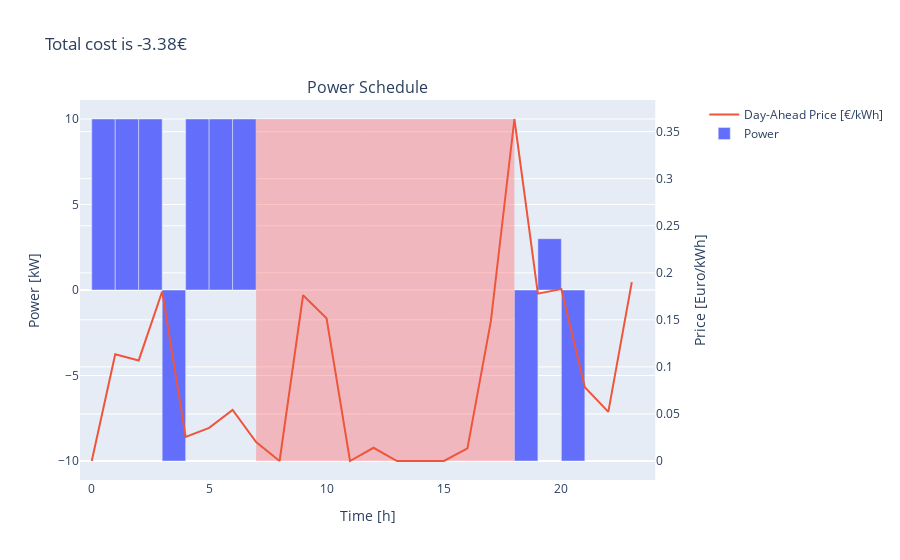
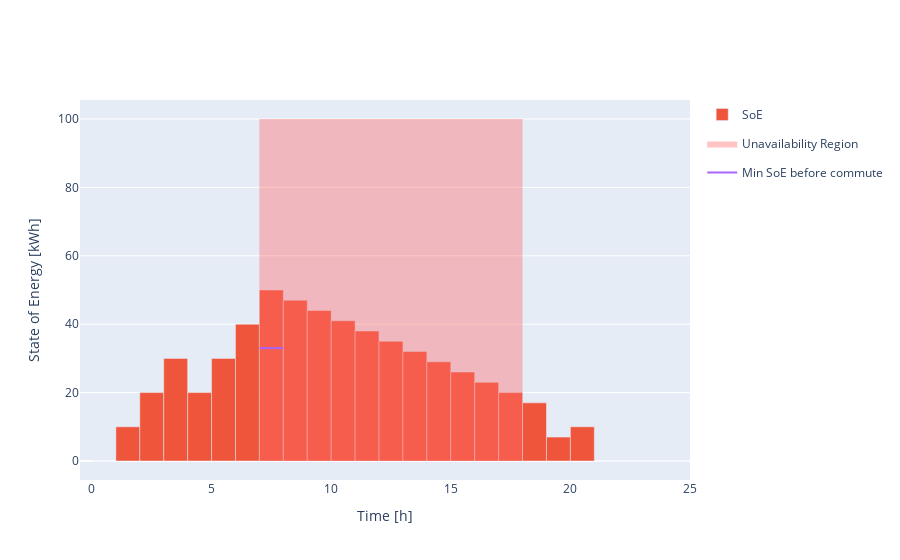

Notebook code cell kept with these figures, in order:
### Markdown cell above
## Your solution

### Code cell
import cvxpy as cp

def optimisation(data: Data, visualize: bool) -> None:
    leaving = data.leave_time
    returning = data.return_time
    # optimization
    charge = cp.Variable((24,), name="charging_power")
    soe = cp.Variable((24,), name="battery_capacity", nonneg=True)

    price = cp.Parameter((24,), name="price", value=data.energy_prices)

    constraints = []
    # 0 capacity at 12
    constraints.append(soe[0] == INIT_SOE)

    # battery constraints
    constraints.append(charge[:] <= MAX_POWER)
    constraints.append(charge[:] >= -MAX_POWER)
    constraints.append(soe[:] <= BATTERY_CAPACITY)
    constraints.append(soe[:] >= 0)

    # charge before leaving
    constraints.append(soe[1:leaving+1] == soe[:leaving] + charge[:leaving] * TIMESTEP_SIZE)
    # charge after returning
    constraints.append(soe[returning+1:] == soe[returning:-1] + charge[returning:-1] * TIMESTEP_SIZE)
    # no charging while EV is gone: 
    constraints.append(charge[leaving:returning] == 0)
    # capacity minus 3 per hour while gone
    constraints.append(soe[leaving+1:returning+1] == soe[leaving:returning] + COMMUTE_POWER  * TIMESTEP_SIZE)
    constraints.append(charge[-1]==0)

    objective = cp.Minimize(cp.sum(cp.multiply(price, charge)))
    problem = cp.Problem(objective=objective, constraints=constraints)
    problem.solve(verbose=False)

    # print(charge.value)
    power_schedule = np.array([int(0) if x<=0.001 and x>=-0.001 else x for x in charge.value])

    solution(power_schedule, data, visualize)


data = Data(seed=42)
optimisation(data, visualize=True)

### Figure 1 — Plotly figure (JSON) as saved in the notebook; plotly's stock layout.template omitted (floating-point values rounded to 4 significant figures)
{"data": [{"name": "Power", "offset": 0, "type": "bar", "width": 1, "xaxis": "x", "y": [10.0, 10.0, 10.0, -10.0, 10.0, 10.0, 10.0, 0, 0, 0, 0, 0, 0, 0, 0, 0, 0, 0, -10.0, 3.0, -10.0, 0, 0, 0], "yaxis": "y"}, {"name": "Day-Ahead Price [€/kWh]", "type": "scatter", "xaxis": "x", "y": [0, 0.1135, 0.1069, 0.1801, 0.02551, 0.0352, 0.05422, 0.02022, 0, 0.1761, 0.1516, 0, 0.01407, 0, 0, 0, 0.01344, 0.1488, 0.3634, 0.1778, 0.1827, 0.07839, 0.05217, 0.1901], "yaxis": "y2"}, {"line": {"color": "rgba(0,0,0,0)"}, "mode": "lines", "showlegend": false, "type": "scatter", "x": [7, 7], "xaxis": "x", "y": [-10, 10], "yaxis": "y"}, {"fill": "tonexty", "fillcolor": "rgba(255, 105, 105, 0.4)", "legendgroup": "Unavailability Region", "line": {"color": "rgba(0,0,0,0)"}, "mode": "lines", "showlegend": false, "type": "scatter", "x": [18, 18], "xaxis": "x", "y": [-10, 10], "yaxis": "y"}], "layout": {"annotations": [{"font": {"size": 16}, "showarrow": false, "text": "Power Schedule", "x": 0.47, "xanchor": "center", "xref": "paper", "y": 1, "yanchor": "bottom", "yref": "paper"}], "title": {"text": "Total cost is -3.38€"}, "xaxis": {"anchor": "y", "domain": [0, 0.94], "title": {"text": "Time [h]"}}, "xaxis2": {"title": {"text": "Time [h]"}}, "yaxis": {"anchor": "x", "domain": [0, 1], "title": {"text": "Power [kW]"}}, "yaxis2": {"anchor": "x", "overlaying": "y", "side": "right", "title": {"text": "Price [Euro/kWh]"}}}}

### Figure 2 — Plotly figure (JSON) as saved in the notebook; plotly's stock layout.template omitted (floating-point values rounded to 4 significant figures)
{"data": [{"line": {"color": "rgba(0,0,0,0)"}, "mode": "lines", "showlegend": false, "type": "scatter", "x": [7, 7], "y": [0, 100]}, {"name": "SoE", "offset": 0, "type": "bar", "width": 1, "y": [0, 10.0, 20.0, 30.0, 20.0, 30.0, 40.0, 50.0, 47.0, 44.0, 41.0, 38.0, 35.0, 32.0, 29.0, 26.0, 23.0, 20.0, 17.0, 7.0, 10.0, 6.804e-10, 6.804e-10, 6.804e-10, 6.804e-10]}, {"fill": "tonexty", "fillcolor": "rgba(255, 105, 105, 0.4)", "legendgroup": "Unavailability Region", "line": {"color": "rgba(0,0,0,0)"}, "mode": "lines", "name": "Unavailability Region", "type": "scatter", "x": [18, 18], "y": [0, 100]}, {"mode": "lines", "name": "Min SoE before commute", "type": "scatter", "x": [7, 8], "y": [33, 33]}], "layout": {"xaxis": {"title": {"text": "Time [h]"}}, "yaxis": {"title": {"text": "State of Energy [kWh]"}}}}
